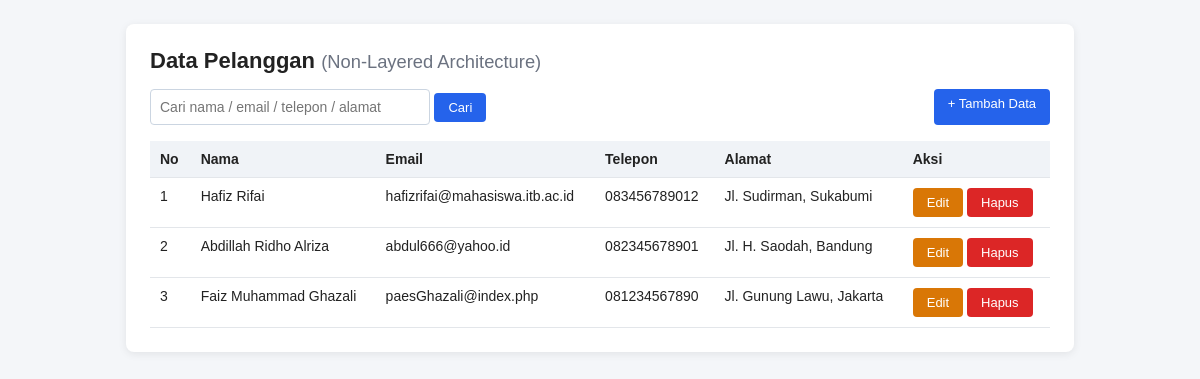
/1-Layer/index.php, run on the app's committed database.
### tables this page shows
CREATE TABLE `pelanggan` (
  `id` int(11) NOT NULL,
  `nama` varchar(100) NOT NULL,
  `email` varchar(100) NOT NULL,
  `telepon` varchar(20) NOT NULL,
  `alamat` text NOT NULL,
  `created_at` timestamp NOT NULL DEFAULT current_timestamp()
);

### 1-Layer/index.php (the view, shortened to what this page needs)
<?php
try {
    $conn = new mysqli("localhost", "root", "", "db_pelanggan");
    $conn->set_charset("utf8mb4");
} catch (mysqli_sql_exception $e) {
    die("Koneksi database gagal: " . htmlspecialchars($e->getMessage()));
}
$aksi   = $_GET['aksi'] ?? 'list';
$data   = ['id' => '', 'nama' => '', 'email' => '', 'telepon' => '', 'alamat' => ''];
$cari = trim($_GET['cari'] ?? '');
if ($cari !== '') {
    $like = "%$cari%";
    $stmt = $conn->prepare("SELECT * FROM pelanggan WHERE nama LIKE ? OR email LIKE ? OR telepon LIKE ? OR alamat LIKE ? ORDER BY id DESC");
    $stmt->bind_param("ssss", $like, $like, $like, $like);
    $stmt->execute();
    $hasil = $stmt->get_result();
} else {
    $hasil = $conn->query("SELECT * FROM pelanggan ORDER BY id DESC");
}
?>
<!DOCTYPE html>
<html lang="id">
<head>
</head>
<body>
<div class="box">
  <h1>Data Pelanggan <small style="font-weight:normal;color:#6b7280">(Non-Layered Architecture)</small></h1>
  <?php if ($aksi === 'tambah' || $aksi === 'edit'): ?>
    <h2><?= $aksi === 'tambah' ? 'Tambah Pelanggan' : 'Ubah Pelanggan' ?></h2>
    <form method="post" action="index.php">
      <input type="hidden" name="aksi" value="<?= $aksi === 'tambah' ? 'tambah' : 'ubah' ?>">
      <input type="hidden" name="id" value="<?= (int)$data['id'] ?>">
      <label>Nama</label>
      <input type="text" name="nama" value="<?= htmlspecialchars($data['nama']) ?>" required>
      <label>Email</label>
      <input type="email" name="email" value="<?= htmlspecialchars($data['email']) ?>" required>
      <label>Telepon</label>
      <input type="text" name="telepon" value="<?= htmlspecialchars($data['telepon']) ?>" placeholder="contoh: 081234567890" required>
      <label>Alamat</label>
      <textarea name="alamat" rows="3" required><?= htmlspecialchars($data['alamat']) ?></textarea>
    <p>
        <button type="submit" class="btn">Simpan</button>
        <a href="index.php" class="btn abu">Batal</a>
    </p>
    </form>
    <?php else: ?>
    <div class="bar">
        <form method="get" action="index.php">
        <input type="text" name="cari" placeholder="Cari nama / email / telepon / alamat" value="<?= htmlspecialchars($cari) ?>" style="width:280px;display:inline-block">
        <button class="btn" type="submit">Cari</button>
        </form>
        <a href="index.php?aksi=tambah" class="btn">+ Tambah Data</a>
    </div>
    <table>
        <tr><th>No</th><th>Nama</th><th>Email</th><th>Telepon</th><th>Alamat</th><th>Aksi</th></tr>
        <?php $no = 1; while ($r = $hasil->fetch_assoc()): ?>
        <tr>
            <td><?= $no++ ?></td>
            <td><?= htmlspecialchars($r['nama']) ?></td>
            <td><?= htmlspecialchars($r['email']) ?></td>
            <td><?= htmlspecialchars($r['telepon']) ?></td>
            <td><?= nl2br(htmlspecialchars($r['alamat'])) ?></td>
            <td style="white-space:nowrap">
            <a class="btn edit" href="index.php?aksi=edit&id=<?= (int)$r['id'] ?>">Edit</a>
            <form class="inline" method="post" action="index.php" onsubmit="return confirm('Hapus data ini?')">
                <button class="btn hapus" type="submit">Hapus</button>
            </form>
            </td>
        </tr>
        <?php endwhile; ?>
    </table>
    <?php endif; ?>
</div>
</body>
</html>

### 1-Layer/index.php (style rules this page uses)
body { font-family: Arial, sans-serif; background:#f4f6f9; margin:0; padding:24px; color:#222; }
.box { max-width:900px; margin:auto; background:#fff; padding:24px; border-radius:8px; box-shadow:0 2px 8px rgba(0,0,0,.08); }
h1 { margin-top:0; font-size:22px; }
table { width:100%; border-collapse:collapse; margin-top:16px; }
th, td { padding:10px; border-bottom:1px solid #e3e6ea; text-align:left; font-size:14px; vertical-align:top; }
th { background:#f0f3f7; }
.btn { display:inline-block; padding:7px 14px; border:0; border-radius:4px; cursor:pointer; text-decoration:none; font-size:13px; color:#fff; background:#2563eb; }
.btn.edit { background:#d97706; }
.btn.hapus { background:#dc2626; }
input[type=text], input[type=email], textarea { width:100%; padding:9px; border:1px solid #cbd5e1; border-radius:4px; box-sizing:border-box; font-family:inherit; font-size:14px; }
.bar { display:flex; gap:8px; justify-content:space-between; flex-wrap:wrap; }
form.inline { display:inline; }

### data on the page
pelanggan: nama "Hafiz Rifai", email "hafizrifai@mahasiswa.itb.ac.id", telepon "083456789012", alamat "Jl. Sudirman, Sukabumi"
pelanggan: nama "Abdillah Ridho Alriza", email "abdul666@yahoo.id", telepon "082345678901", alamat "Jl. H. Saodah, Bandung"
pelanggan: nama "Faiz Muhammad Ghazali", email "paesGhazali@index.php", telepon "081234567890", alamat "Jl. Gunung Lawu, Jakarta"
